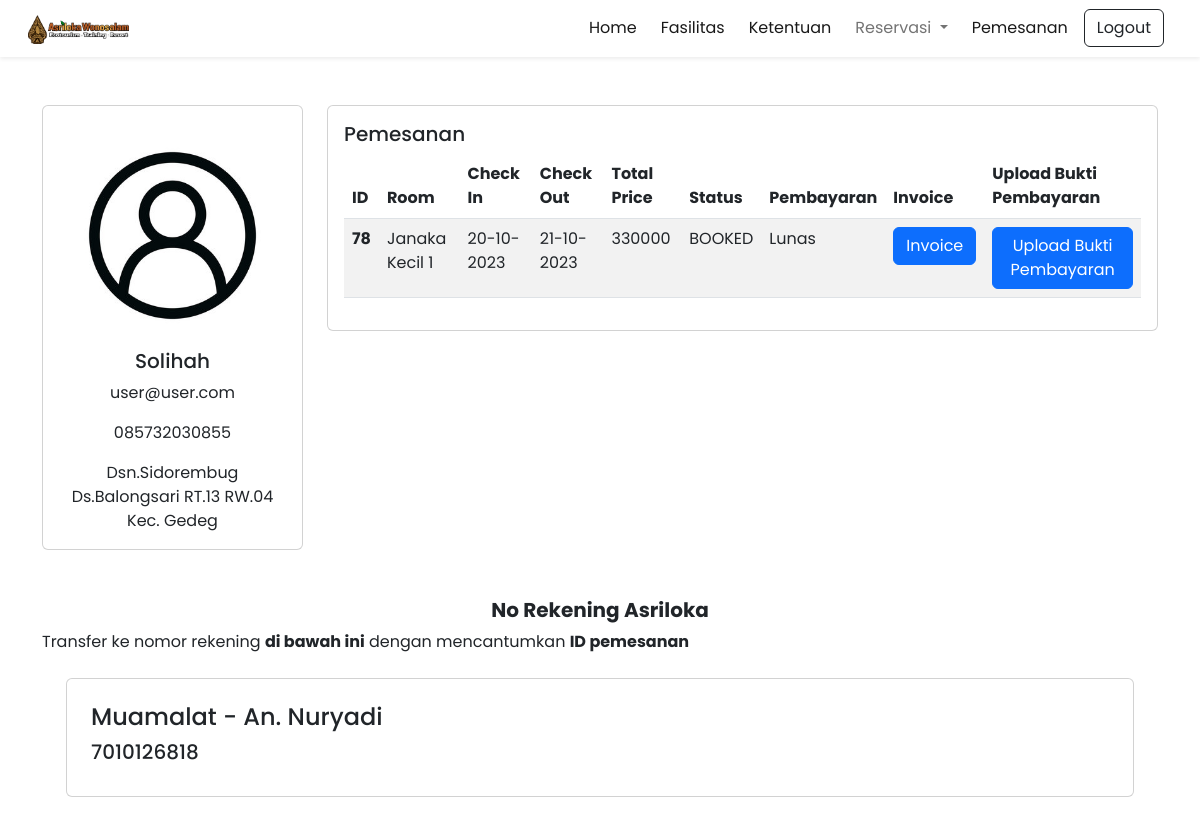
Before: /pemesanan.php (signed in) with the older database file.
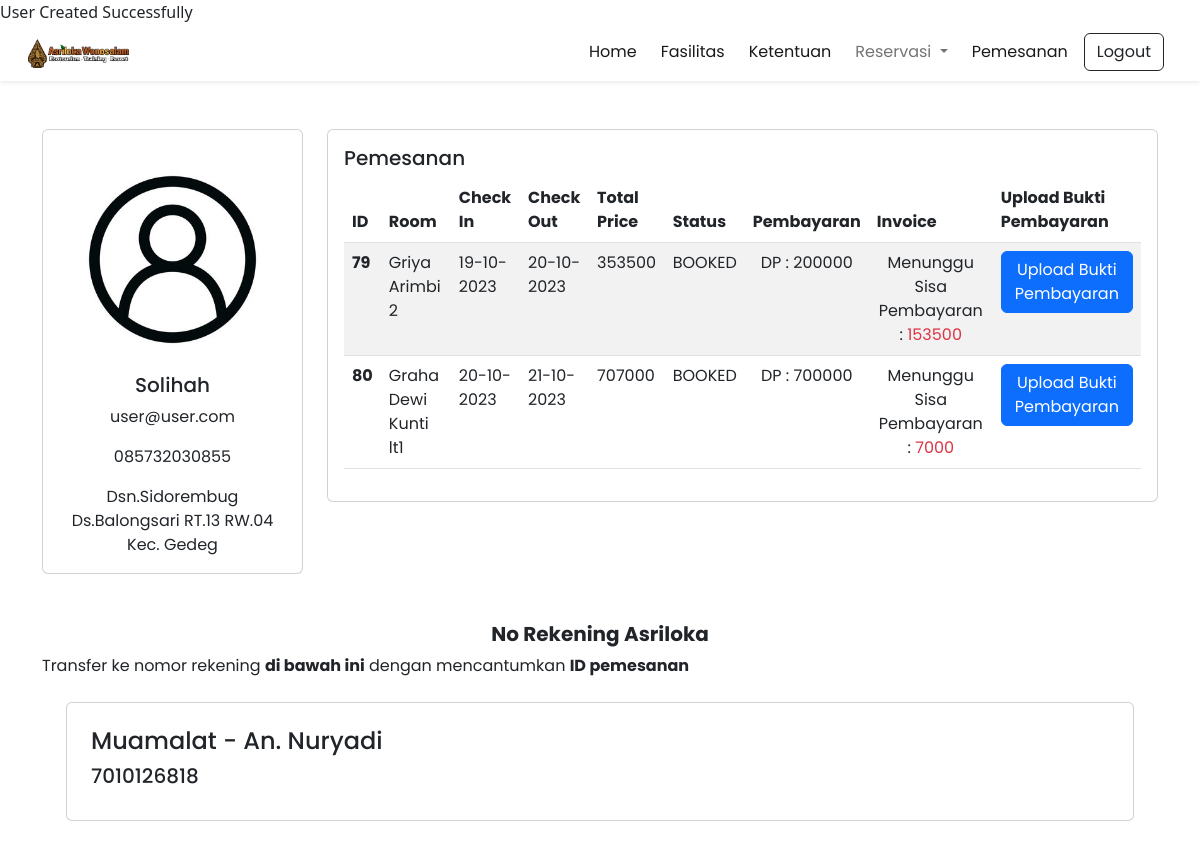
After: the same page with the newer database file.
### tables this page shows
CREATE TABLE `booking` (
  `id` int(11) NOT NULL,
  `userId` int(11) DEFAULT NULL,
  `checkIn` datetime(3) NOT NULL,
  `checkOut` datetime(3) NOT NULL,
  `roomId` int(11) DEFAULT NULL,
  `status` enum('BOOKED','PAYED','CHECKEDIN','CHECKEDOUT','CANCELLED') DEFAULT 'BOOKED',
  `totalPrice` int(50) NOT NULL,
  `bundlingId` int(11) DEFAULT NULL,
  `paymentMethod` enum('DP','FULL') DEFAULT NULL,
  `userPayed` int(50) DEFAULT NULL,
  `pictureId` int(11) DEFAULT NULL,
  `capacity` int(11) DEFAULT NULL
);

### app/core/Database.php (called while the page is built, shortened)
<?php
class Database
{
    private $host = DB_HOST;
    private $db_name = DB_NAME;
    public function __construct()
    {
        $dsn = 'mysql:host=' . $this->host . ';dbname=' . $this->db_name;
        $option = [
            PDO::ATTR_PERSISTENT => true,
            PDO::ATTR_ERRMODE => PDO::ERRMODE_EXCEPTION
        ];
    }
}

### lib/essentials.php (called while the page is built, shortened)
<?php
require_once('db.php');
?>

### pemesanan.php (the view, shortened to what the changed rows need)
<!DOCTYPE html>
<html lang="en">
<head>
    <?php require('./admin/inc/links.php'); ?>
</head>
<body>
    <?php require('./inc/header.php'); ?>
    <div class="container mt-5">
        <div class="row">
            <div class="col-md-9">
                <div class="card">
                    <div class="card-body">
                        <?php
                        if (isset($_SESSION['data'])) {
                            $sql = "SELECT * FROM booking WHERE userId = ?";
                            $res = select($sql, [$user['id']], 'i');
                            $booking = [];
                            while ($row = mysqli_fetch_assoc($res)) {
                                $booking[] = $row;
                            }
                            if (count($booking) != 0) {
                                foreach ($booking as $key => $value) {
                                    if ($value['roomId'] == null) {
                                        $sql = "SELECT * FROM bundling WHERE id = ?";
                                        $res = select($sql, [$value['bundlingId']], 'i');
                                        while ($row = mysqli_fetch_assoc($res)) {
                                            $room[] = $row;
                                        }
                                    } else {
                                        $sql = "SELECT * FROM room WHERE id = ?";
                                        $res = select($sql, [$value['roomId']], 'i');
                                        while ($row = mysqli_fetch_assoc($res)) {
                                            $room[] = $row;
                                        }
                                    }
                                }
                            }
                            $html = "<table class='table table-striped'>";
                            $html .= "<thead>";
                            $html .= "<tr>";
                            $html .= "<th style='width: 10px;'>ID</th>";
                            $html .= "<th scope='col'>Room</th>";
                            $html .= "<th scope='col'>Check In</th>";
                            $html .= "<th scope='col'>Check Out</th>";
                            $html .= "<th scope='col'>Total Price</th>";
                            $html .= "<th scope='col'>Status</th>";
                            $html .= "<th scope='col'>Pembayaran</th>";
                            $html .= "<th scope='col'>Invoice</th>";
                            $html .= "<th scope='col'>Upload Bukti Pembayaran</th>";
                            $html .= "</tr>";
                            $html .= "</thead>";
                            $html .= "<tbody>";
                            foreach ($booking as $key => $value) {
                                $html .= "<tr>";
                                $html .= " <th scope='row'>$value[id]</th>";
                                $html .= "<td>";
                                foreach ($room as $k => $v) {
                                    if ($v['id'] == $value['roomId']) {
                                        $html .= "$v[name]";
                                        break;
                                    }
                                }
                                $html .= "<td>" . date('d-m-Y', strtotime($value['checkIn'])) . "</td>";
                                $html .= "<td>" . date('d-m-Y', strtotime($value['checkOut'])) . "</td>";
                                $html .= "<td>$value[totalPrice]</td>";
                                $html .= "<td>$value[status]</td>";
                                $html .= "<td>";
                                if ($value['paymentMethod'] == 'DP') {
                                    $html .= "<div class='text-center'>";
                                    $html .= "DP : $value[userPayed] <br>";
                                    $html .= "</div>";
                                } else {
                                    $html .= "<span>Lunas</span>";
                                }
                                if ($value['status'] == 'BOOKED' && $value['paymentMethod'] == 'DP') {
                                    $html .= "<td><div class='text-center'><div>";
                                    $html .= "Menunggu Sisa Pembayaran :";
                                    $html .= "<span class='text-danger'> ";
                                    $html .= $value['totalPrice'] - $value['userPayed'];
                                    $html .= "</span>";
                                    $html .= "</div></div></td>";
                                } else if ($value['status'] == 'CANCELLED') {
                                    $html .= "<td><div class='text-center'><div>";
                                    $html .= "Pemesanan Dibatalkan";
                                    $html .= "</div></div></td>";
                                } else if ($value['status'] == 'CHECKEDIN') {
                                    $html .= "<td><div class='text-center'><div>";
                                    $html .= "Check In";
                                    $html .= "</div></div></td>";
                                } else if ($value['status'] == 'CHECKEDOUT') {
                                    $html .= "<td><div class='text-center'><div>";
                                    $html .= "Check Out";
                                    $html .= "</div></div></td>";
                                } else {
                                    $html .= "<td><a href='invoice.php?booking_id=$value[id]&user_id=$user[id]&room_id=$value[roomId]&check_in=$value[checkIn]&check_out=$value[checkOut]&bundling_id=$value[bundlingId]&number_of_people=$value[capacity]' class='btn btn-primary'>Invoice</a></td>";
                                }
                                $html .= "<td><button type='button' class='btn btn-primary' data-bs-toggle='modal' data-bs-target='#uploadBuktiPembayaran' data-bs-id='$value[id]'>Upload Bukti Pembayaran</button></td>";
                                $html .= "</tr>";
                            }
                            $html .= "</tbody>";
                            $html .= "</table>";
                            echo $html;
                        }
                        ?>
                    </div>
                </div>
            </div>
</body>
</html>

### lib/db.php (shortened to what the changed rows need)
<?php
$user_seed = [
    "name" => "User",
    "email" => "usertest@asriloka.com",
    "password" => password_hash("user123", PASSWORD_DEFAULT),
    "phone" => "1234567890",
    "dob" => "2000-01-01",
    "address" => "User Address",
    "role" => "USER"
];
$check = "SELECT * FROM user WHERE email = ?";
$res = select($check, [$user_seed['email']], 's');
if (mysqli_num_rows($res) == 0) {
    $q = "INSERT INTO user (name, email, password, phone, dob, address, role) VALUES (?, ?, ?, ?, ?, ?, ?)";
    $res = update($q, [
        $user_seed['name'],
        $user_seed['email'],
        $user_seed['password'],
        $user_seed['phone'],
        $user_seed['dob'],
        $user_seed['address'],
        $user_seed['role']
    ], 'sssssss');
    if ($res) {
        echo "User Created Successfully";
    } else {
        echo "User Creation Failed";
    }
}
function select($sql, $values, $datatypes)
{
    $conn = $GLOBALS['conn'];
    $auth['success'] = true;
    if ($auth['success']) {
        if ($stmt = mysqli_prepare($conn, $sql)) {
            mysqli_stmt_bind_param($stmt, $datatypes, ...$values);
            if (mysqli_stmt_execute($stmt)) {
                $res = mysqli_stmt_get_result($stmt);
                return $res;
            } else {
                mysqli_stmt_close($stmt);
                die("Query cannot be executed - Select");
            }
        } else {
            die("Query cannot be prepared - Select");
        }
    } else {
        die("Unauthorized User");
    }
}
function update($sql, $values, $datatypes)
{
    $conn = $GLOBALS['conn'];
    if ($stmt = mysqli_prepare($conn, $sql)) {
        mysqli_stmt_bind_param($stmt, $datatypes, ...$values);
        if (mysqli_stmt_execute($stmt)) {
            $res = mysqli_stmt_affected_rows($stmt);
            return $res;
        } else {
            mysqli_stmt_close($stmt);
            die("Query cannot be executed - Update");
        }
    } else {
        die("Query cannot be prepared - Update");
    }
}
?>

Changed rows visible on the page:
removed booking: id "78", value "Janaka Kecil 1", checkIn "20-10-2023", checkOut "21-10-2023", totalPrice "330000", status "BOOKED", paymentMethod "Lunas"
added booking: id "79", value "Griya Arimbi 2", checkIn "19-10-2023", checkOut "20-10-2023", totalPrice "353500", status "BOOKED", userPayed "200000", status+paymentMethod "Menunggu Sisa Pembayaran : 153500"
added booking: id "80", value "Graha Dewi Kunti lt1", checkIn "20-10-2023", checkOut "21-10-2023", totalPrice "707000", status "BOOKED", userPayed "700000", status+paymentMethod "Menunggu Sisa Pembayaran : 7000"
Other visible differences:
text now shown: "User Created Successfully"
